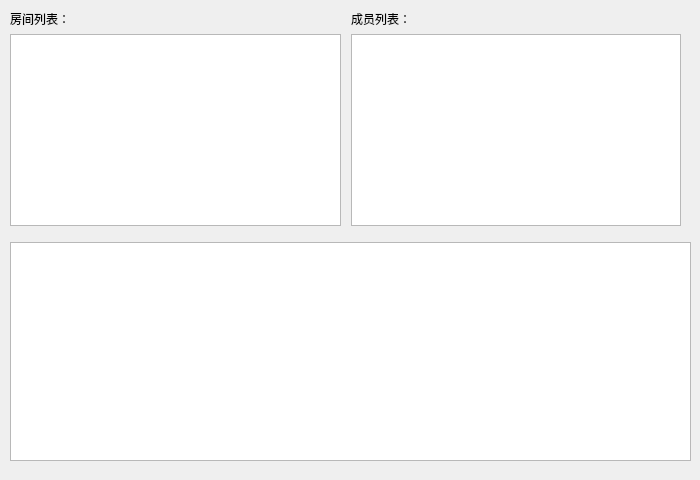
<?xml version="1.0" encoding="UTF-8"?>
<ui version="4.0">
 <class>Dialog</class>
 <widget class="QDialog" name="Dialog">
  <property name="windowModality">
   <enum>Qt::WindowModal</enum>
  </property>
  <property name="geometry">
   <rect>
    <x>0</x>
    <y>0</y>
    <width>700</width>
    <height>480</height>
   </rect>
  </property>
  <property name="minimumSize">
   <size>
    <width>700</width>
    <height>480</height>
   </size>
  </property>
  <property name="maximumSize">
   <size>
    <width>700</width>
    <height>480</height>
   </size>
  </property>
  <property name="windowTitle">
   <string>GameServer</string>
  </property>
  <property name="sizeGripEnabled">
   <bool>false</bool>
  </property>
  <property name="modal">
   <bool>true</bool>
  </property>
  <widget class="QWidget" name="verticalLayoutWidget_3">
   <property name="geometry">
    <rect>
     <x>0</x>
     <y>0</y>
     <width>701</width>
     <height>471</height>
    </rect>
   </property>
   <layout class="QVBoxLayout" name="verticalLayout_5">
    <property name="leftMargin">
     <number>10</number>
    </property>
    <property name="topMargin">
     <number>10</number>
    </property>
    <property name="rightMargin">
     <number>10</number>
    </property>
    <property name="bottomMargin">
     <number>10</number>
    </property>
    <item>
     <layout class="QHBoxLayout" name="horizontalLayout">
      <property name="spacing">
       <number>0</number>
      </property>
      <property name="sizeConstraint">
       <enum>QLayout::SetDefaultConstraint</enum>
      </property>
      <property name="leftMargin">
       <number>0</number>
      </property>
      <property name="topMargin">
       <number>0</number>
      </property>
      <property name="rightMargin">
       <number>0</number>
      </property>
      <property name="bottomMargin">
       <number>10</number>
      </property>
      <item>
       <layout class="QVBoxLayout" name="verticalLayout">
        <property name="leftMargin">
         <number>0</number>
        </property>
        <property name="topMargin">
         <number>0</number>
        </property>
        <property name="rightMargin">
         <number>10</number>
        </property>
        <property name="bottomMargin">
         <number>0</number>
        </property>
        <item>
         <widget class="QLabel" name="label">
          <property name="text">
           <string>房间列表：</string>
          </property>
         </widget>
        </item>
        <item>
         <widget class="QListWidget" name="list_room"/>
        </item>
       </layout>
      </item>
      <item>
       <layout class="QVBoxLayout" name="verticalLayout_2">
        <property name="leftMargin">
         <number>0</number>
        </property>
        <property name="topMargin">
         <number>0</number>
        </property>
        <property name="rightMargin">
         <number>10</number>
        </property>
        <property name="bottomMargin">
         <number>0</number>
        </property>
        <item>
         <widget class="QLabel" name="label_2">
          <property name="text">
           <string>成员列表：</string>
          </property>
         </widget>
        </item>
        <item>
         <widget class="QListWidget" name="list_member"/>
        </item>
       </layout>
      </item>
     </layout>
    </item>
    <item>
     <widget class="QTextEdit" name="text_output">
      <property name="readOnly">
       <bool>true</bool>
      </property>
     </widget>
    </item>
    <item>
     <layout class="QHBoxLayout" name="horizontalLayout_2">
      <property name="topMargin">
       <number>0</number>
      </property>
     </layout>
    </item>
   </layout>
  </widget>
 </widget>
 <layoutdefault spacing="6" margin="11"/>
 <resources/>
 <connections/>
</ui>
